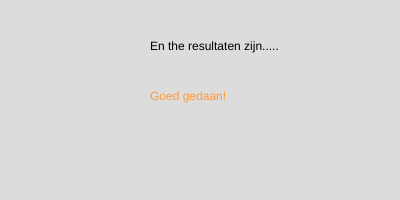
Frame 1 (no input)
Frame 60 (no input): identical to frame 1, image omitted
Frame 120 (the mouse pressed at the canvas centre since frame 60): identical to frame 1, image omitted

The p5.js sketch that drew this single still picture (run headless with seeded random() and noise() and a simulated clock; from frame 60 on, the mouse is pressed at the canvas centre):

// p5.js sketch
// ── sketch.js
let score = 70;

function setup() {
  createCanvas(400, 200);
}

function draw() {
  background(220);
   fill(0);
  let s = 'En the resultaten zijn.....';
text(s, 150, 50);


if (score > 89) {
  fill(0,255,0);
  text("Uitstekend!", 150, 100,);
}

else if (score > 69 && score <= 89) {
  fill(255,155,52);
  text("Goed gedaan!", 150, 100,);
  
}

else if (score > 49 && score <= 69) {
  fill(255,255,0);
  text("Voldoende!", 150, 100);
}

else if (score < 49) {
  fill(240,0,0);
  text("Onvoldoende!", 150, 100);
}

}
